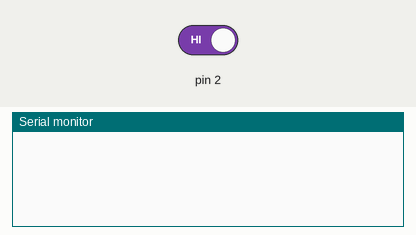
This sketch was run on a simulated Arduino Uno, built with avr-gcc and run on an emulated ATmega328P. Parts: the last lines printed to the serial monitor. Inputs (shaded band) come from the test bench; at power-on: pin 2 HIGH.

Above: at 1.2 s.
1.3 s: pin 2 driven LOW
At 2.5 s:
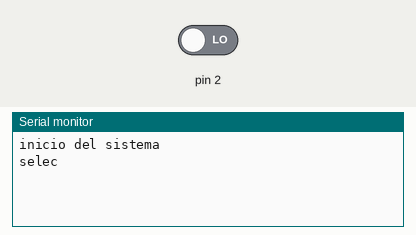
2.8 s: pin 2 driven HIGH
At 4.1 s:
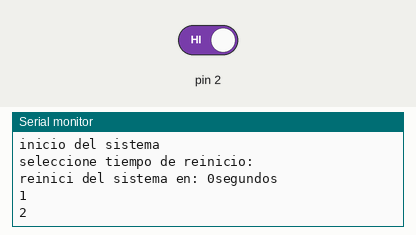
Timing chart, 0 to 5.8 s (numbered marks = the images above; inputs shaded):
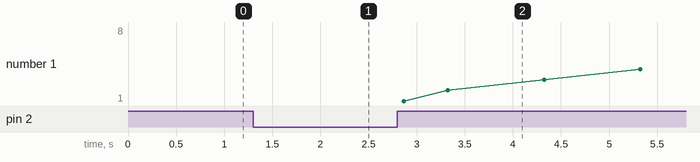

The sketch:

Pillajo_Gustavo_Embebidos_Deber9.ino
```cpp
#include <avr/wdt.h>
#include<MsTimer2.h>
int marcador;
int tiempo=0;
int cont=0;
int on=0;

void setup(){
  Serial.begin(9600);
  MsTimer2::set(1000, reinicio);
  attachInterrupt(0,activacion,LOW);
}
void loop(){
  if(on==1){
  marcador=analogRead(0);
  tiempo=map(marcador,0,1023,0,60);
  Serial.println(String(tiempo)+String("segundos"));
  delay(1000);
 }
}
void reinicio(){
  cont++;
  Serial.println(cont);
  if(cont==tiempo){
    Serial.println("reinicio");
    wdt_disable();
    wdt_enable(WDTO_15MS);
  }
}
void activacion(){
  switch(on){
    case 0:
      Serial.println("inicio del sistema");
      Serial.println("seleccione tiempo de reinicio: ");
      on++;
    break;
    case 1:
      Serial.println(String("reinici del sistema en: ")+String(tiempo)+String("segundos"));
      MsTimer2::start();
      on++;
    break;
  }
}
```

Measured:
- after the input at 1.3 s, the serial monitor: prints a new line at once (image 1)
- after the input at 2.8 s, the serial monitor: prints a new line at once (image 2)
